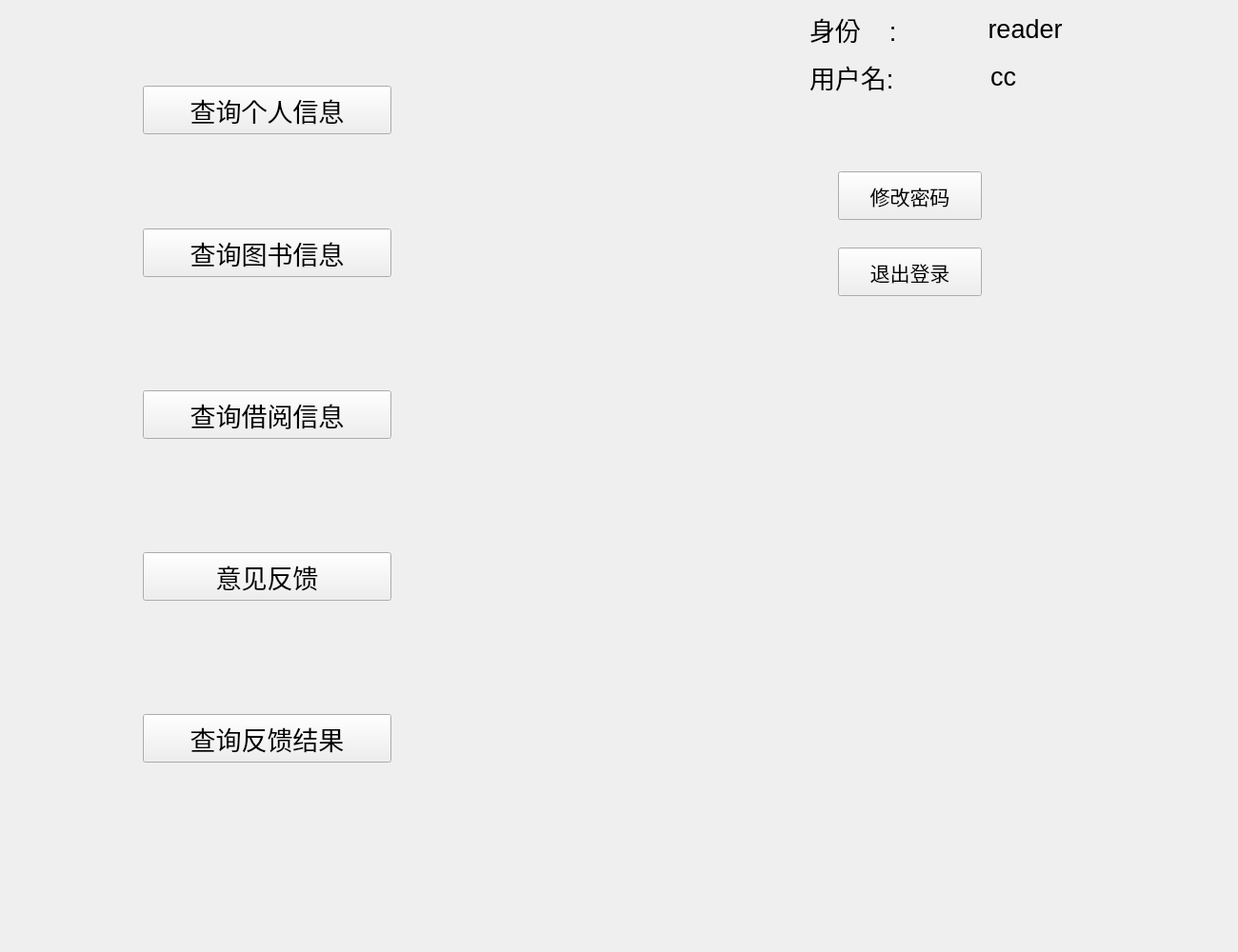
<?xml version="1.0" encoding="UTF-8"?>
<ui version="4.0">
 <class>reader_mainmenu</class>
 <widget class="QWidget" name="reader_mainmenu">
  <property name="geometry">
   <rect>
    <x>0</x>
    <y>0</y>
    <width>1300</width>
    <height>1000</height>
   </rect>
  </property>
  <property name="windowTitle">
   <string>读者菜单</string>
  </property>
  <widget class="QLabel" name="label_2">
   <property name="geometry">
    <rect>
     <x>850</x>
     <y>60</y>
     <width>251</width>
     <height>41</height>
    </rect>
   </property>
   <property name="font">
    <font>
     <family>Arial</family>
     <pointsize>20</pointsize>
    </font>
   </property>
   <property name="text">
    <string>用户名:</string>
   </property>
  </widget>
  <widget class="QLabel" name="label">
   <property name="geometry">
    <rect>
     <x>850</x>
     <y>10</y>
     <width>401</width>
     <height>41</height>
    </rect>
   </property>
   <property name="font">
    <font>
     <family>Arial</family>
     <pointsize>20</pointsize>
    </font>
   </property>
   <property name="text">
    <string>身份    : </string>
   </property>
  </widget>
  <widget class="QPushButton" name="query_reader">
   <property name="geometry">
    <rect>
     <x>150</x>
     <y>90</y>
     <width>261</width>
     <height>51</height>
    </rect>
   </property>
   <property name="font">
    <font>
     <family>Arial</family>
     <pointsize>20</pointsize>
    </font>
   </property>
   <property name="text">
    <string>查询个人信息</string>
   </property>
  </widget>
  <widget class="QPushButton" name="query_book">
   <property name="geometry">
    <rect>
     <x>150</x>
     <y>240</y>
     <width>261</width>
     <height>51</height>
    </rect>
   </property>
   <property name="font">
    <font>
     <family>Arial</family>
     <pointsize>20</pointsize>
    </font>
   </property>
   <property name="text">
    <string>查询图书信息</string>
   </property>
  </widget>
  <widget class="QPushButton" name="submit_opinion">
   <property name="geometry">
    <rect>
     <x>150</x>
     <y>580</y>
     <width>261</width>
     <height>51</height>
    </rect>
   </property>
   <property name="font">
    <font>
     <family>Arial</family>
     <pointsize>20</pointsize>
    </font>
   </property>
   <property name="text">
    <string>意见反馈</string>
   </property>
  </widget>
  <widget class="QPushButton" name="borrow_message">
   <property name="geometry">
    <rect>
     <x>150</x>
     <y>410</y>
     <width>261</width>
     <height>51</height>
    </rect>
   </property>
   <property name="font">
    <font>
     <family>Arial</family>
     <pointsize>20</pointsize>
    </font>
   </property>
   <property name="text">
    <string>查询借阅信息</string>
   </property>
  </widget>
  <widget class="QPushButton" name="query_opinion_result">
   <property name="geometry">
    <rect>
     <x>150</x>
     <y>750</y>
     <width>261</width>
     <height>51</height>
    </rect>
   </property>
   <property name="font">
    <font>
     <family>Arial</family>
     <pointsize>20</pointsize>
    </font>
   </property>
   <property name="text">
    <string>查询反馈结果</string>
   </property>
  </widget>
  <widget class="QPushButton" name="logout_button">
   <property name="geometry">
    <rect>
     <x>880</x>
     <y>260</y>
     <width>151</width>
     <height>51</height>
    </rect>
   </property>
   <property name="font">
    <font>
     <family>Arial</family>
     <pointsize>16</pointsize>
    </font>
   </property>
   <property name="text">
    <string>退出登录</string>
   </property>
  </widget>
  <widget class="QLabel" name="user_type">
   <property name="geometry">
    <rect>
     <x>1030</x>
     <y>10</y>
     <width>361</width>
     <height>41</height>
    </rect>
   </property>
   <property name="font">
    <font>
     <family>Arial</family>
     <pointsize>20</pointsize>
    </font>
   </property>
   <property name="text">
    <string> reader</string>
   </property>
  </widget>
  <widget class="QLabel" name="user_name">
   <property name="geometry">
    <rect>
     <x>1040</x>
     <y>60</y>
     <width>361</width>
     <height>41</height>
    </rect>
   </property>
   <property name="font">
    <font>
     <family>Arial</family>
     <pointsize>20</pointsize>
    </font>
   </property>
   <property name="text">
    <string>cc</string>
   </property>
  </widget>
  <widget class="QPushButton" name="change_password">
   <property name="geometry">
    <rect>
     <x>880</x>
     <y>180</y>
     <width>151</width>
     <height>51</height>
    </rect>
   </property>
   <property name="font">
    <font>
     <family>Arial</family>
     <pointsize>16</pointsize>
    </font>
   </property>
   <property name="text">
    <string>修改密码</string>
   </property>
  </widget>
 </widget>
 <resources/>
 <connections/>
</ui>
